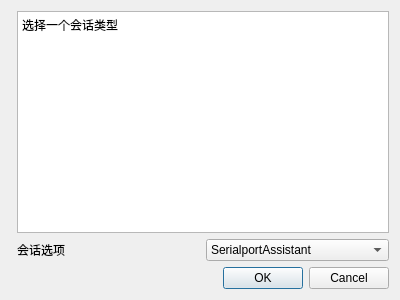
<?xml version="1.0" encoding="UTF-8"?>
<ui version="4.0">
 <class>NewSessionDialog</class>
 <widget class="QDialog" name="NewSessionDialog">
  <property name="geometry">
   <rect>
    <x>0</x>
    <y>0</y>
    <width>400</width>
    <height>300</height>
   </rect>
  </property>
  <property name="windowTitle">
   <string>Dialog</string>
  </property>
  <layout class="QGridLayout" name="gridLayout">
   <item row="1" column="1">
    <layout class="QVBoxLayout" name="verticalLayout_2">
     <item>
      <widget class="QTextBrowser" name="textBrowser">
       <property name="html">
        <string>&lt;!DOCTYPE HTML PUBLIC &quot;-//W3C//DTD HTML 4.0//EN&quot; &quot;http://www.w3.org/TR/REC-html40/strict.dtd&quot;&gt;
&lt;html&gt;&lt;head&gt;&lt;meta name=&quot;qrichtext&quot; content=&quot;1&quot; /&gt;&lt;meta charset=&quot;utf-8&quot; /&gt;&lt;style type=&quot;text/css&quot;&gt;
p, li { white-space: pre-wrap; }
hr { height: 1px; border-width: 0; }
&lt;/style&gt;&lt;/head&gt;&lt;body style=&quot; font-family:'Microsoft YaHei UI'; font-size:9pt; font-weight:400; font-style:normal;&quot;&gt;
&lt;p style=&quot; margin-top:0px; margin-bottom:0px; margin-left:0px; margin-right:0px; -qt-block-indent:0; text-indent:0px;&quot;&gt;选择一个会话类型&lt;/p&gt;&lt;/body&gt;&lt;/html&gt;</string>
       </property>
      </widget>
     </item>
     <item>
      <layout class="QHBoxLayout" name="horizontalLayout">
       <item>
        <widget class="QLabel" name="label">
         <property name="text">
          <string>会话选项</string>
         </property>
        </widget>
       </item>
       <item>
        <widget class="QComboBox" name="comboBox">
         <item>
          <property name="text">
           <string>SerialportAssistant</string>
          </property>
         </item>
         <item>
          <property name="text">
           <string>NeworkAssistant</string>
          </property>
         </item>
         <item>
          <property name="text">
           <string>SerialPlot</string>
          </property>
         </item>
        </widget>
       </item>
      </layout>
     </item>
    </layout>
   </item>
   <item row="2" column="1">
    <widget class="QDialogButtonBox" name="buttonBox">
     <property name="orientation">
      <enum>Qt::Horizontal</enum>
     </property>
     <property name="standardButtons">
      <set>QDialogButtonBox::Cancel|QDialogButtonBox::Ok</set>
     </property>
    </widget>
   </item>
   <item row="0" column="0" colspan="2">
    <layout class="QVBoxLayout" name="verticalLayout"/>
   </item>
  </layout>
 </widget>
 <resources/>
 <connections>
  <connection>
   <sender>buttonBox</sender>
   <signal>accepted()</signal>
   <receiver>NewSessionDialog</receiver>
   <slot>accept()</slot>
   <hints>
    <hint type="sourcelabel">
     <x>248</x>
     <y>254</y>
    </hint>
    <hint type="destinationlabel">
     <x>157</x>
     <y>274</y>
    </hint>
   </hints>
  </connection>
  <connection>
   <sender>buttonBox</sender>
   <signal>rejected()</signal>
   <receiver>NewSessionDialog</receiver>
   <slot>reject()</slot>
   <hints>
    <hint type="sourcelabel">
     <x>316</x>
     <y>260</y>
    </hint>
    <hint type="destinationlabel">
     <x>286</x>
     <y>274</y>
    </hint>
   </hints>
  </connection>
 </connections>
</ui>
